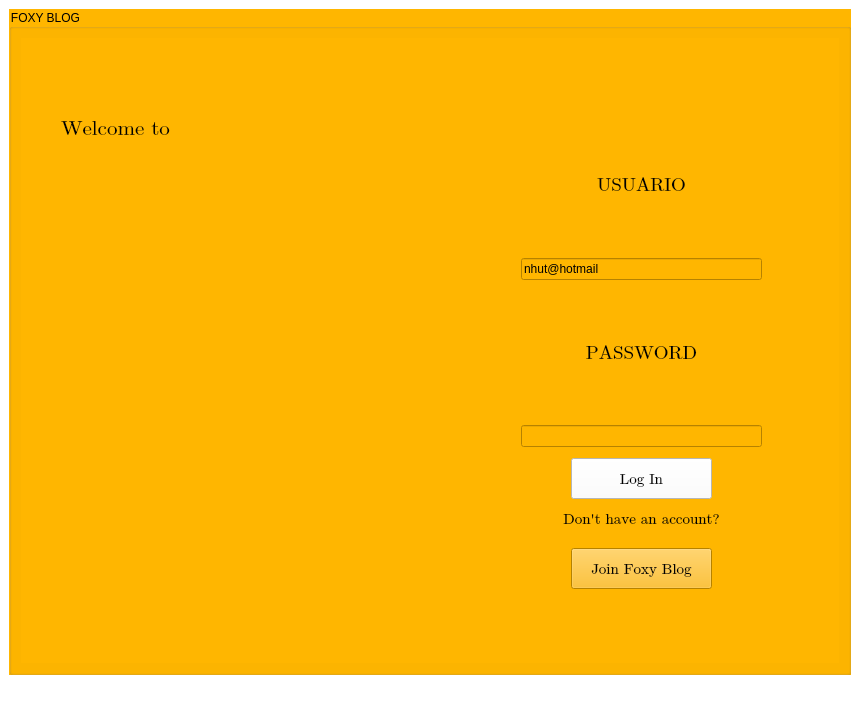
<?xml version="1.0" encoding="UTF-8"?>
<ui version="4.0">
 <class>Login</class>
 <widget class="QMainWindow" name="Login">
  <property name="geometry">
   <rect>
    <x>0</x>
    <y>0</y>
    <width>860</width>
    <height>706</height>
   </rect>
  </property>
  <property name="windowTitle">
   <string>Login</string>
  </property>
  <property name="styleSheet">
   <string notr="true">background-color: rgb(255, 255, 255);</string>
  </property>
  <widget class="QWidget" name="centralwidget">
   <layout class="QGridLayout" name="gridLayout">
    <item row="0" column="0">
     <widget class="QGroupBox" name="groupBox">
      <property name="styleSheet">
       <string notr="true">background-color: rgb(255, 182, 0);</string>
      </property>
      <property name="title">
       <string>FOXY BLOG</string>
      </property>
      <layout class="QGridLayout" name="gridLayout_2">
       <item row="0" column="0">
        <widget class="QStackedWidget" name="stackedWidget">
         <property name="currentIndex">
          <number>0</number>
         </property>
         <widget class="QWidget" name="page">
          <widget class="QPushButton" name="B_registrar">
           <property name="geometry">
            <rect>
             <x>550</x>
             <y>510</y>
             <width>141</width>
             <height>41</height>
            </rect>
           </property>
           <property name="font">
            <font>
             <family>Cambria Math</family>
             <pointsize>11</pointsize>
            </font>
           </property>
           <property name="text">
            <string>Join Foxy Blog</string>
           </property>
          </widget>
          <widget class="QPushButton" name="B_ingresar">
           <property name="geometry">
            <rect>
             <x>550</x>
             <y>420</y>
             <width>141</width>
             <height>41</height>
            </rect>
           </property>
           <property name="font">
            <font>
             <family>Cambria Math</family>
             <pointsize>11</pointsize>
            </font>
           </property>
           <property name="autoFillBackground">
            <bool>false</bool>
           </property>
           <property name="styleSheet">
            <string notr="true">background-color: rgb(255, 255, 255);</string>
           </property>
           <property name="text">
            <string>Log In</string>
           </property>
          </widget>
          <widget class="QWidget" name="layoutWidget">
           <property name="geometry">
            <rect>
             <x>500</x>
             <y>80</y>
             <width>241</width>
             <height>329</height>
            </rect>
           </property>
           <layout class="QVBoxLayout" name="verticalLayout">
            <item>
             <widget class="QLabel" name="label_2">
              <property name="font">
               <font>
                <family>Cambria Math</family>
                <pointsize>14</pointsize>
               </font>
              </property>
              <property name="styleSheet">
               <string notr="true">color: rgb(0, 0, 0);</string>
              </property>
              <property name="text">
               <string>USUARIO</string>
              </property>
              <property name="alignment">
               <set>Qt::AlignCenter</set>
              </property>
             </widget>
            </item>
            <item>
             <widget class="QLineEdit" name="txt_correoLog">
              <property name="text">
               <string>nhut@hotmail</string>
              </property>
             </widget>
            </item>
            <item>
             <widget class="QLabel" name="label_3">
              <property name="font">
               <font>
                <family>Cambria Math</family>
                <pointsize>14</pointsize>
               </font>
              </property>
              <property name="styleSheet">
               <string notr="true">color: rgb(0, 0, 0);</string>
              </property>
              <property name="text">
               <string>PASSWORD</string>
              </property>
              <property name="alignment">
               <set>Qt::AlignCenter</set>
              </property>
             </widget>
            </item>
            <item>
             <widget class="QLineEdit" name="txt_contraLog">
              <property name="echoMode">
               <enum>QLineEdit::Password</enum>
              </property>
             </widget>
            </item>
           </layout>
          </widget>
          <widget class="QLabel" name="label_6">
           <property name="geometry">
            <rect>
             <x>80</x>
             <y>200</y>
             <width>281</width>
             <height>261</height>
            </rect>
           </property>
           <property name="text">
            <string/>
           </property>
           <property name="pixmap">
            <pixmap resource="Imagen.qrc">:/Imagenes/logo.png</pixmap>
           </property>
          </widget>
          <widget class="QLabel" name="label_8">
           <property name="geometry">
            <rect>
             <x>0</x>
             <y>500</y>
             <width>821</width>
             <height>141</height>
            </rect>
           </property>
           <property name="tabletTracking">
            <bool>false</bool>
           </property>
           <property name="autoFillBackground">
            <bool>false</bool>
           </property>
           <property name="text">
            <string/>
           </property>
           <property name="pixmap">
            <pixmap resource="Imagen.qrc">:/Imagenes/PicsArt_10-01-01.35.42.jpg</pixmap>
           </property>
           <property name="scaledContents">
            <bool>true</bool>
           </property>
          </widget>
          <widget class="QLabel" name="label_9">
           <property name="geometry">
            <rect>
             <x>30</x>
             <y>100</y>
             <width>391</width>
             <height>101</height>
            </rect>
           </property>
           <property name="text">
            <string/>
           </property>
           <property name="pixmap">
            <pixmap resource="Imagen.qrc">:/Imagenes/PicsArt_10-01-01.32.46.jpg</pixmap>
           </property>
           <property name="scaledContents">
            <bool>true</bool>
           </property>
          </widget>
          <widget class="QLabel" name="label_19">
           <property name="geometry">
            <rect>
             <x>530</x>
             <y>470</y>
             <width>181</width>
             <height>21</height>
            </rect>
           </property>
           <property name="font">
            <font>
             <family>Cambria Math</family>
             <pointsize>11</pointsize>
            </font>
           </property>
           <property name="text">
            <string>Don't have an account?</string>
           </property>
           <property name="alignment">
            <set>Qt::AlignCenter</set>
           </property>
          </widget>
          <widget class="QLabel" name="label_20">
           <property name="geometry">
            <rect>
             <x>420</x>
             <y>50</y>
             <width>131</width>
             <height>51</height>
            </rect>
           </property>
           <property name="text">
            <string/>
           </property>
           <property name="pixmap">
            <pixmap resource="Imagen.qrc">:/Imagenes/PicsArt_09-30-11.48.05.png</pixmap>
           </property>
           <property name="scaledContents">
            <bool>true</bool>
           </property>
          </widget>
          <widget class="QLabel" name="label_21">
           <property name="geometry">
            <rect>
             <x>40</x>
             <y>80</y>
             <width>141</width>
             <height>21</height>
            </rect>
           </property>
           <property name="font">
            <font>
             <family>Cambria Math</family>
             <pointsize>16</pointsize>
            </font>
           </property>
           <property name="text">
            <string>Welcome to</string>
           </property>
          </widget>
          <zorder>B_ingresar</zorder>
          <zorder>layoutWidget</zorder>
          <zorder>label_6</zorder>
          <zorder>label_8</zorder>
          <zorder>B_registrar</zorder>
          <zorder>label_9</zorder>
          <zorder>label_19</zorder>
          <zorder>label_20</zorder>
          <zorder>label_21</zorder>
         </widget>
         <widget class="QWidget" name="page_2">
          <widget class="QPushButton" name="B_confirmar">
           <property name="enabled">
            <bool>true</bool>
           </property>
           <property name="geometry">
            <rect>
             <x>600</x>
             <y>450</y>
             <width>151</width>
             <height>51</height>
            </rect>
           </property>
           <property name="font">
            <font>
             <family>Cambria Math</family>
             <pointsize>11</pointsize>
            </font>
           </property>
           <property name="text">
            <string>Sign up</string>
           </property>
          </widget>
          <widget class="QPushButton" name="btnVolverL">
           <property name="geometry">
            <rect>
             <x>390</x>
             <y>450</y>
             <width>151</width>
             <height>51</height>
            </rect>
           </property>
           <property name="font">
            <font>
             <family>Cambria Math</family>
             <pointsize>11</pointsize>
            </font>
           </property>
           <property name="text">
            <string>Log in</string>
           </property>
          </widget>
          <widget class="QLabel" name="label">
           <property name="geometry">
            <rect>
             <x>20</x>
             <y>130</y>
             <width>301</width>
             <height>251</height>
            </rect>
           </property>
           <property name="text">
            <string/>
           </property>
           <property name="pixmap">
            <pixmap resource="Imagen.qrc">:/Imagenes/logo.png</pixmap>
           </property>
          </widget>
          <widget class="QLabel" name="label_14">
           <property name="geometry">
            <rect>
             <x>320</x>
             <y>30</y>
             <width>201</width>
             <height>71</height>
            </rect>
           </property>
           <property name="text">
            <string/>
           </property>
           <property name="pixmap">
            <pixmap resource="Imagen.qrc">:/Imagenes/PicsArt_10-01-12.08.11.png</pixmap>
           </property>
           <property name="scaledContents">
            <bool>true</bool>
           </property>
          </widget>
          <widget class="QLabel" name="label_4">
           <property name="geometry">
            <rect>
             <x>380</x>
             <y>140</y>
             <width>389</width>
             <height>21</height>
            </rect>
           </property>
           <property name="font">
            <font>
             <family>Cambria Math</family>
             <pointsize>14</pointsize>
            </font>
           </property>
           <property name="layoutDirection">
            <enum>Qt::RightToLeft</enum>
           </property>
           <property name="text">
            <string>USUARIO</string>
           </property>
           <property name="alignment">
            <set>Qt::AlignCenter</set>
           </property>
          </widget>
          <widget class="QLineEdit" name="txt_correoReg">
           <property name="geometry">
            <rect>
             <x>370</x>
             <y>180</y>
             <width>389</width>
             <height>22</height>
            </rect>
           </property>
          </widget>
          <widget class="QLabel" name="label_5">
           <property name="geometry">
            <rect>
             <x>370</x>
             <y>220</y>
             <width>389</width>
             <height>21</height>
            </rect>
           </property>
           <property name="font">
            <font>
             <family>Cambria Math</family>
             <pointsize>14</pointsize>
            </font>
           </property>
           <property name="text">
            <string>PASSWORD</string>
           </property>
           <property name="alignment">
            <set>Qt::AlignCenter</set>
           </property>
          </widget>
          <widget class="QLineEdit" name="txt_contraReg">
           <property name="geometry">
            <rect>
             <x>370</x>
             <y>260</y>
             <width>389</width>
             <height>22</height>
            </rect>
           </property>
           <property name="echoMode">
            <enum>QLineEdit::Password</enum>
           </property>
          </widget>
          <widget class="QLabel" name="label_7">
           <property name="geometry">
            <rect>
             <x>380</x>
             <y>290</y>
             <width>389</width>
             <height>41</height>
            </rect>
           </property>
           <property name="font">
            <font>
             <family>Cambria Math</family>
             <pointsize>14</pointsize>
            </font>
           </property>
           <property name="text">
            <string>CONFIRM PASSWORD</string>
           </property>
           <property name="alignment">
            <set>Qt::AlignCenter</set>
           </property>
          </widget>
          <widget class="QLineEdit" name="txt_confirmar">
           <property name="geometry">
            <rect>
             <x>370</x>
             <y>340</y>
             <width>389</width>
             <height>22</height>
            </rect>
           </property>
           <property name="echoMode">
            <enum>QLineEdit::Password</enum>
           </property>
          </widget>
         </widget>
         <widget class="QWidget" name="page_3">
          <widget class="QTextEdit" name="EditPublis">
           <property name="geometry">
            <rect>
             <x>140</x>
             <y>110</y>
             <width>651</width>
             <height>61</height>
            </rect>
           </property>
           <property name="styleSheet">
            <string notr="true">color:black;
background-color: rgb(255, 255, 255);
</string>
           </property>
           <property name="acceptRichText">
            <bool>false</bool>
           </property>
           <property name="placeholderText">
            <string>Description</string>
           </property>
          </widget>
          <widget class="QPushButton" name="btnPost">
           <property name="geometry">
            <rect>
             <x>540</x>
             <y>180</y>
             <width>80</width>
             <height>25</height>
            </rect>
           </property>
           <property name="font">
            <font>
             <family>Cambria Math</family>
             <pointsize>9</pointsize>
            </font>
           </property>
           <property name="text">
            <string>Post</string>
           </property>
          </widget>
          <widget class="QPushButton" name="pushButton_3">
           <property name="geometry">
            <rect>
             <x>10</x>
             <y>70</y>
             <width>111</width>
             <height>25</height>
            </rect>
           </property>
           <property name="font">
            <font>
             <family>Cambria Math</family>
             <pointsize>9</pointsize>
            </font>
           </property>
           <property name="text">
            <string>Home</string>
           </property>
          </widget>
          <widget class="QPushButton" name="BtnProfile">
           <property name="geometry">
            <rect>
             <x>10</x>
             <y>110</y>
             <width>111</width>
             <height>25</height>
            </rect>
           </property>
           <property name="font">
            <font>
             <family>Cambria Math</family>
             <pointsize>9</pointsize>
            </font>
           </property>
           <property name="text">
            <string>Profile</string>
           </property>
          </widget>
          <widget class="QPushButton" name="btnLogOut">
           <property name="geometry">
            <rect>
             <x>10</x>
             <y>580</y>
             <width>111</width>
             <height>25</height>
            </rect>
           </property>
           <property name="font">
            <font>
             <family>Cambria Math</family>
             <pointsize>9</pointsize>
            </font>
           </property>
           <property name="text">
            <string>LogOut</string>
           </property>
          </widget>
          <widget class="QLabel" name="labelUser">
           <property name="geometry">
            <rect>
             <x>10</x>
             <y>560</y>
             <width>111</width>
             <height>16</height>
            </rect>
           </property>
           <property name="font">
            <font>
             <family>Cambria Math</family>
             <pointsize>9</pointsize>
            </font>
           </property>
           <property name="text">
            <string>USER</string>
           </property>
          </widget>
          <widget class="QListWidget" name="LUsuariosGlob">
           <property name="geometry">
            <rect>
             <x>10</x>
             <y>140</y>
             <width>111</width>
             <height>411</height>
            </rect>
           </property>
          </widget>
          <widget class="QPushButton" name="B_Seguir">
           <property name="geometry">
            <rect>
             <x>560</x>
             <y>10</y>
             <width>91</width>
             <height>21</height>
            </rect>
           </property>
           <property name="font">
            <font>
             <family>Cambria Math</family>
             <pointsize>9</pointsize>
            </font>
           </property>
           <property name="text">
            <string>Seguir</string>
           </property>
          </widget>
          <widget class="QLabel" name="label_13">
           <property name="geometry">
            <rect>
             <x>30</x>
             <y>-10</y>
             <width>71</width>
             <height>61</height>
            </rect>
           </property>
           <property name="text">
            <string/>
           </property>
           <property name="pixmap">
            <pixmap resource="Imagen.qrc">:/Imagenes/logo.png</pixmap>
           </property>
           <property name="scaledContents">
            <bool>true</bool>
           </property>
          </widget>
          <widget class="QLabel" name="label_15">
           <property name="geometry">
            <rect>
             <x>260</x>
             <y>-10</y>
             <width>261</width>
             <height>81</height>
            </rect>
           </property>
           <property name="text">
            <string/>
           </property>
           <property name="pixmap">
            <pixmap resource="Imagen.qrc">:/Imagenes/PicsArt_09-30-11.27.32 (1).jpg</pixmap>
           </property>
           <property name="scaledContents">
            <bool>true</bool>
           </property>
          </widget>
          <widget class="QPushButton" name="pushButton_4">
           <property name="geometry">
            <rect>
             <x>140</x>
             <y>180</y>
             <width>80</width>
             <height>25</height>
            </rect>
           </property>
           <property name="text">
            <string>PushButton</string>
           </property>
          </widget>
          <widget class="QListWidget" name="listWidget">
           <property name="geometry">
            <rect>
             <x>140</x>
             <y>210</y>
             <width>651</width>
             <height>401</height>
            </rect>
           </property>
           <property name="styleSheet">
            <string notr="true">background-color:white;</string>
           </property>
           <property name="sizeAdjustPolicy">
            <enum>QAbstractScrollArea::AdjustIgnored</enum>
           </property>
           <property name="horizontalScrollMode">
            <enum>QAbstractItemView::ScrollPerPixel</enum>
           </property>
           <property name="sortingEnabled">
            <bool>false</bool>
           </property>
          </widget>
          <widget class="QLineEdit" name="lineEdit">
           <property name="geometry">
            <rect>
             <x>660</x>
             <y>20</y>
             <width>113</width>
             <height>21</height>
            </rect>
           </property>
          </widget>
          <widget class="QLineEdit" name="lineEdit_2">
           <property name="geometry">
            <rect>
             <x>140</x>
             <y>80</y>
             <width>651</width>
             <height>21</height>
            </rect>
           </property>
           <property name="styleSheet">
            <string notr="true">color:black;
background-color: rgb(255, 255, 255);</string>
           </property>
           <property name="placeholderText">
            <string>Title</string>
           </property>
          </widget>
          <widget class="QTableWidget" name="tableWidget">
           <property name="geometry">
            <rect>
             <x>210</x>
             <y>240</y>
             <width>501</width>
             <height>291</height>
            </rect>
           </property>
           <property name="maximumSize">
            <size>
             <width>16777</width>
             <height>16777</height>
            </size>
           </property>
           <property name="sortingEnabled">
            <bool>true</bool>
           </property>
           <property name="rowCount">
            <number>0</number>
           </property>
           <property name="columnCount">
            <number>4</number>
           </property>
           <attribute name="horizontalHeaderShowSortIndicator" stdset="0">
            <bool>false</bool>
           </attribute>
           <attribute name="verticalHeaderMinimumSectionSize">
            <number>19</number>
           </attribute>
           <attribute name="verticalHeaderShowSortIndicator" stdset="0">
            <bool>false</bool>
           </attribute>
           <column/>
           <column/>
           <column/>
           <column/>
          </widget>
          <zorder>label_15</zorder>
          <zorder>label_13</zorder>
          <zorder>EditPublis</zorder>
          <zorder>btnPost</zorder>
          <zorder>pushButton_3</zorder>
          <zorder>BtnProfile</zorder>
          <zorder>btnLogOut</zorder>
          <zorder>labelUser</zorder>
          <zorder>LUsuariosGlob</zorder>
          <zorder>B_Seguir</zorder>
          <zorder>pushButton_4</zorder>
          <zorder>listWidget</zorder>
          <zorder>lineEdit</zorder>
          <zorder>lineEdit_2</zorder>
          <zorder>tableWidget</zorder>
         </widget>
         <widget class="QWidget" name="page_4">
          <widget class="QTextBrowser" name="LeerPublisPerfil">
           <property name="geometry">
            <rect>
             <x>160</x>
             <y>120</y>
             <width>461</width>
             <height>491</height>
            </rect>
           </property>
           <property name="styleSheet">
            <string notr="true">background-color: rgb(255, 255, 255);</string>
           </property>
          </widget>
          <widget class="QPushButton" name="btnHome">
           <property name="geometry">
            <rect>
             <x>20</x>
             <y>130</y>
             <width>111</width>
             <height>25</height>
            </rect>
           </property>
           <property name="font">
            <font>
             <family>Cambria Math</family>
             <pointsize>9</pointsize>
            </font>
           </property>
           <property name="text">
            <string>Home</string>
           </property>
          </widget>
          <widget class="QPushButton" name="btnLogOut2">
           <property name="geometry">
            <rect>
             <x>20</x>
             <y>580</y>
             <width>111</width>
             <height>25</height>
            </rect>
           </property>
           <property name="font">
            <font>
             <family>Cambria Math</family>
             <pointsize>9</pointsize>
            </font>
           </property>
           <property name="text">
            <string>LogOut</string>
           </property>
          </widget>
          <widget class="QLabel" name="LaberUserPerfil">
           <property name="geometry">
            <rect>
             <x>20</x>
             <y>110</y>
             <width>81</width>
             <height>16</height>
            </rect>
           </property>
           <property name="font">
            <font>
             <family>Cambria Math</family>
             <pointsize>9</pointsize>
            </font>
           </property>
           <property name="text">
            <string>USER NICK</string>
           </property>
          </widget>
          <widget class="QLabel" name="label_11">
           <property name="geometry">
            <rect>
             <x>660</x>
             <y>100</y>
             <width>71</width>
             <height>16</height>
            </rect>
           </property>
           <property name="font">
            <font>
             <family>Cambria Math</family>
             <pointsize>9</pointsize>
            </font>
           </property>
           <property name="text">
            <string>Siguiendo</string>
           </property>
          </widget>
          <widget class="QLabel" name="label_12">
           <property name="geometry">
            <rect>
             <x>700</x>
             <y>0</y>
             <width>91</width>
             <height>81</height>
            </rect>
           </property>
           <property name="text">
            <string/>
           </property>
           <property name="pixmap">
            <pixmap resource="Imagen.qrc">:/Imagenes/logo.png</pixmap>
           </property>
           <property name="scaledContents">
            <bool>true</bool>
           </property>
          </widget>
          <widget class="QListWidget" name="ListAmigosPerfil">
           <property name="geometry">
            <rect>
             <x>650</x>
             <y>130</y>
             <width>151</width>
             <height>471</height>
            </rect>
           </property>
          </widget>
          <widget class="QLabel" name="label_16">
           <property name="geometry">
            <rect>
             <x>30</x>
             <y>10</y>
             <width>91</width>
             <height>91</height>
            </rect>
           </property>
           <property name="text">
            <string/>
           </property>
           <property name="pixmap">
            <pixmap resource="Imagen.qrc">:/Imagenes/0c3b3adb1a7530892e55ef36d3be6cb8.png</pixmap>
           </property>
           <property name="scaledContents">
            <bool>true</bool>
           </property>
          </widget>
          <widget class="QLabel" name="label_17">
           <property name="geometry">
            <rect>
             <x>20</x>
             <y>210</y>
             <width>111</width>
             <height>351</height>
            </rect>
           </property>
           <property name="text">
            <string/>
           </property>
           <property name="pixmap">
            <pixmap resource="Imagen.qrc">:/Imagenes/4a66f333332919.56a84344447ec.jpg</pixmap>
           </property>
           <property name="scaledContents">
            <bool>true</bool>
           </property>
          </widget>
          <widget class="QLabel" name="LaberUserPerfil_2">
           <property name="geometry">
            <rect>
             <x>160</x>
             <y>90</y>
             <width>61</width>
             <height>16</height>
            </rect>
           </property>
           <property name="font">
            <font>
             <family>Cambria Math</family>
             <pointsize>9</pointsize>
            </font>
           </property>
           <property name="text">
            <string>My Posts</string>
           </property>
          </widget>
          <widget class="QLabel" name="label_18">
           <property name="geometry">
            <rect>
             <x>260</x>
             <y>10</y>
             <width>261</width>
             <height>61</height>
            </rect>
           </property>
           <property name="text">
            <string/>
           </property>
           <property name="pixmap">
            <pixmap resource="Imagen.qrc">:/Imagenes/PicsArt_10-01-12.03.23.png</pixmap>
           </property>
           <property name="scaledContents">
            <bool>true</bool>
           </property>
          </widget>
          <widget class="QPushButton" name="pushButton">
           <property name="geometry">
            <rect>
             <x>730</x>
             <y>100</y>
             <width>71</width>
             <height>16</height>
            </rect>
           </property>
           <property name="text">
            <string>Leer Posts</string>
           </property>
          </widget>
          <widget class="QPushButton" name="pushButton_2">
           <property name="geometry">
            <rect>
             <x>540</x>
             <y>90</y>
             <width>80</width>
             <height>21</height>
            </rect>
           </property>
           <property name="text">
            <string>My Posts</string>
           </property>
          </widget>
          <zorder>label_12</zorder>
          <zorder>LeerPublisPerfil</zorder>
          <zorder>btnHome</zorder>
          <zorder>btnLogOut2</zorder>
          <zorder>LaberUserPerfil</zorder>
          <zorder>label_11</zorder>
          <zorder>ListAmigosPerfil</zorder>
          <zorder>label_16</zorder>
          <zorder>label_17</zorder>
          <zorder>LaberUserPerfil_2</zorder>
          <zorder>label_18</zorder>
          <zorder>pushButton</zorder>
          <zorder>pushButton_2</zorder>
         </widget>
        </widget>
       </item>
      </layout>
     </widget>
    </item>
   </layout>
  </widget>
  <widget class="QStatusBar" name="statusbar"/>
 </widget>
 <resources>
  <include location="Imagen.qrc"/>
 </resources>
 <connections/>
</ui>
